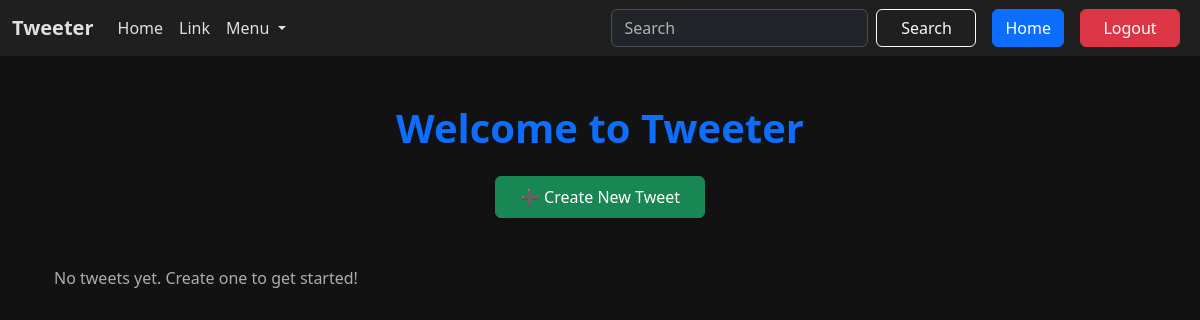
The page /tweet/ (signed in) on the database as committed earlier.
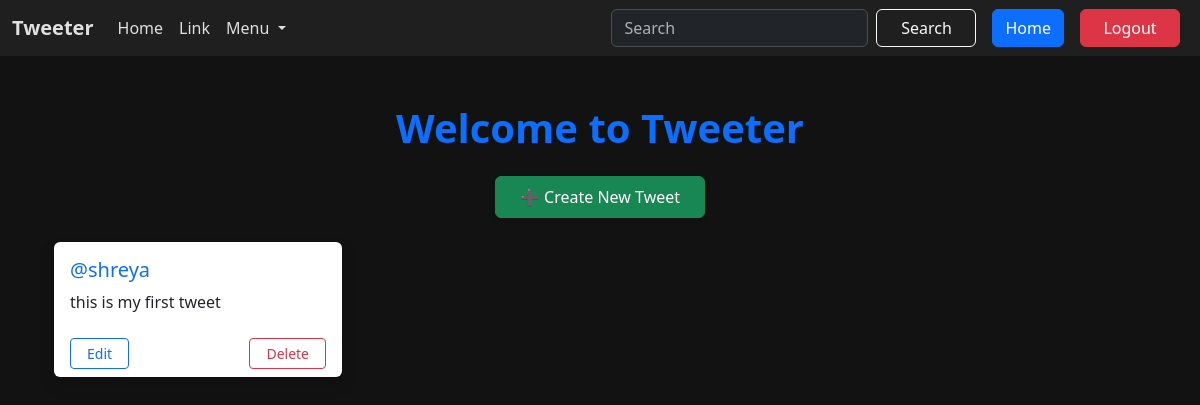
The same page on the database as committed later.
### tweet/models.py (models this page shows, shortened)
class Tweet(models.Model):
    user = models.ForeignKey(User, on_delete=models.CASCADE)
    text = models.TextField(max_length=280)
    photo = models.ImageField(upload_to='photos/', blank=True, null=True)
    created_at = models.DateTimeField(auto_now_add=True)
    updated_at = models.DateTimeField(auto_now=True)

### tweet/views.py (the view)
# urls.py: path('', views.tweet_list , name='tweet_list'),
def tweet_list(request):
   tweets = Tweet.objects.all().order_by('-created_at')
   return render(request,'tweet_list.html',{'tweets':tweets})

### tweet/templates/tweet_list.html (shortened to what this page needs)
{% extends "layout.html" %}
{% block content %}
<div class="container mt-5">
    <h1 class="text-center mb-4 text-primary fw-bold">Welcome to Tweeter</h1>
    <div class="text-center mb-4">
        <a class="btn btn-success px-4 py-2 shadow-sm" href="{% url 'tweet_create' %}">
            ➕ Create New Tweet
        </a>
    </div>
    <div class="d-flex flex-wrap gap-4 justify-content-start">
        {% for tweet in tweets %}
        <div class="card shadow border-0 bg-white hover-effect" style="width: 18rem;">
            <div class="card-body">
                <h5 class="card-title text-primary">@{{ tweet.user.username }}</h5>
                <p class="card-text text-dark">{{ tweet.text }}</p>
            </div>
            <div class="card-footer bg-transparent border-0 d-flex justify-content-between">
                 {% if tweet.user == user %}
                <a href="{% url 'tweet_edit' tweet.id %}" class="btn btn-outline-primary btn-sm px-3">Edit</a>
                <a href="{% url 'tweet_delete' tweet.id %}" class="btn btn-outline-danger btn-sm px-3">Delete</a>
                {% endif %}
            </div>
        </div>
        {% empty %}
        <div class="text-muted mt-4">
            <p>No tweets yet. Create one to get started!</p>
        </div>
        {% endfor %}
    </div>
</div>
{% endblock %}

Rows that differ between the two databases and show on the page:
added Tweet: user.username "shreya", text "this is my first tweet", shows "Edit"
Other text that changed with them:
text no longer shown: "No tweets yet. Create one to get started!"
